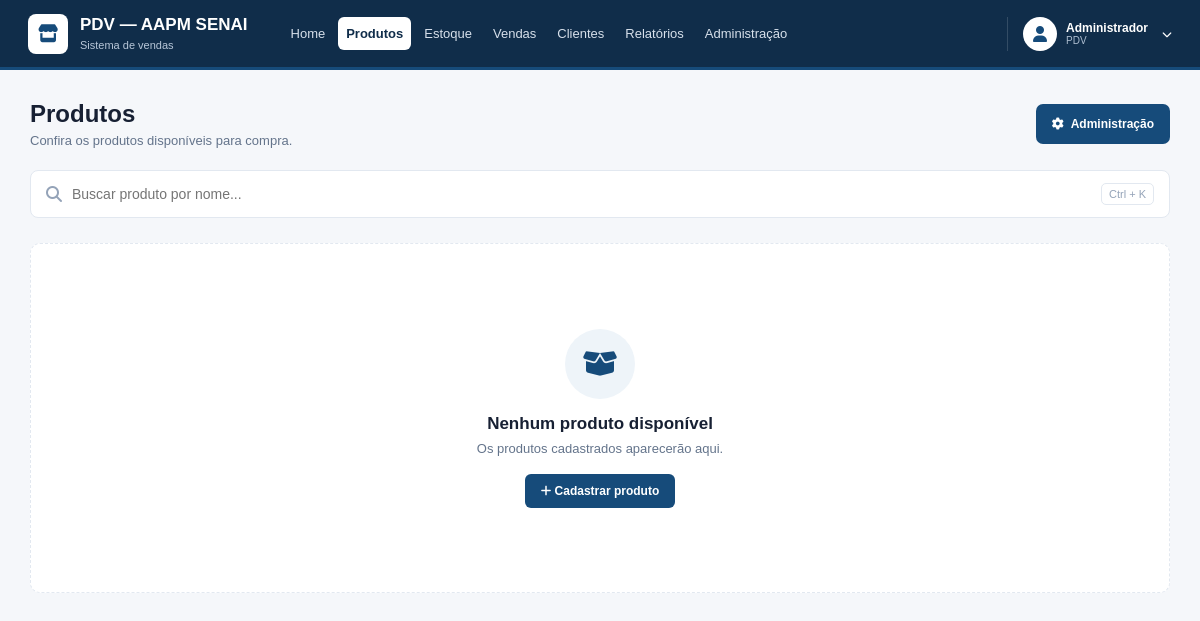
/produtos/ (signed in), run on an earlier commit of the app's database.
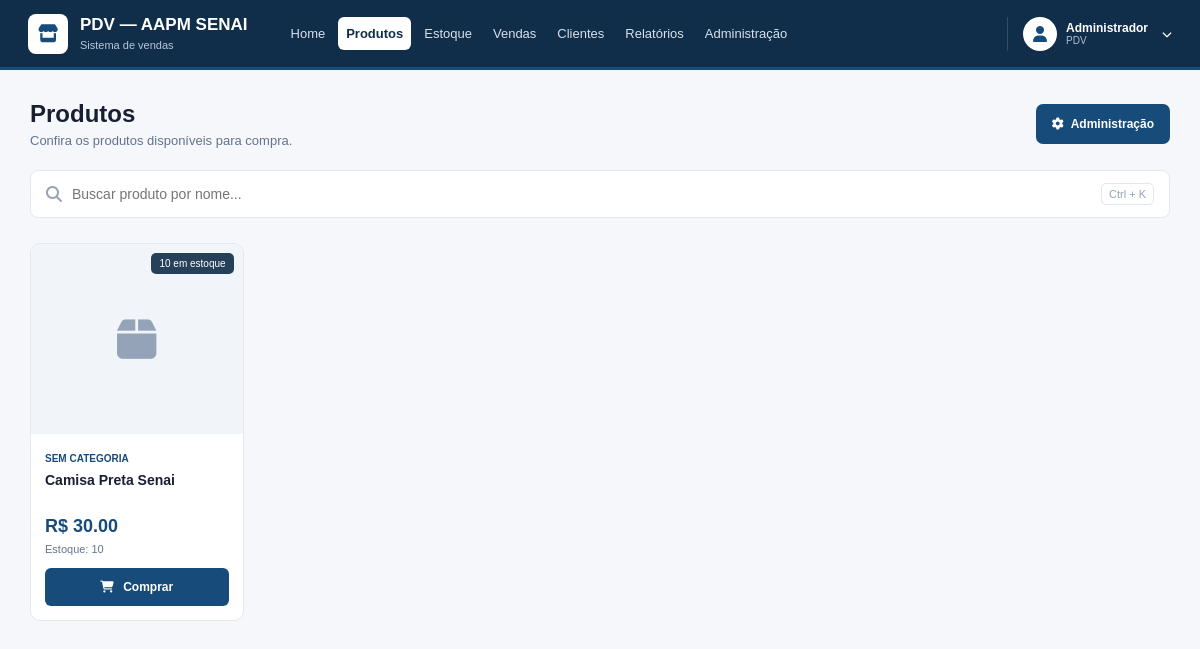
And on a later commit of the database.
### app/models/produto.py (models this page shows, shortened)
class Produto(Base):
    __tablename__ = "produtos"
    id = Column(Integer, primary_key=True, autoincrement=True, index=True)
    nome = Column(String(150), nullable=False, index=True)
    preco = Column(Float, nullable=False, default=0.0)
    estoque_atual = Column(Integer, nullable=False, default=0)
    ativo = Column(Boolean, default=True)
    imagem_path = Column(String(255), nullable=True)
    categoria_id = Column(Integer, ForeignKey("categorias.id", ondelete="SET NULL"), nullable=True )
    categoria = relationship("Categoria", back_populates="produtos")

### app/controllers/produto_controller.py (the view)
@router.get("/")
def listar_produtos(
    request: Request,
    busca: str = "",
    categoria_id: int = 0,       # 0 = todas as categorias
    db: Session = Depends(get_db),
    usuario = Depends(get_usuario_logado)
):
    query = db.query(Produto).filter(Produto.ativo == True)
    if busca:
        query = query.filter(Produto.nome.ilike(f"%{busca}%"))
    if categoria_id:
        query = query.filter(Produto.categoria_id == categoria_id)
    produtos    = query.order_by(Produto.nome).all()
    categorias  = db.query(Categoria).filter(Categoria.ativo == True).all()
    return templates.TemplateResponse(
        request,
        "produtos/index.html",
        {
            "request":      request,
            "usuario":      usuario,
            "produtos":     produtos,
            "categorias":   categorias,
            "busca":        busca,
            "categoria_id": categoria_id,
        }
    )

### app/templates/produtos/index.html (shortened to what the changed rows need)
<!DOCTYPE html>
<html lang="pt-br">
<head>
    <link
        rel="stylesheet"
        href="/static/produtos-css/index.css"
    >
    <link
        rel="stylesheet"
        href="https://cdnjs.cloudflare.com/ajax/libs/font-awesome/6.5.1/css/all.min.css"
    >
</head>
<body>
    <header class="topbar">
        <div class="logo-area">
            <div>
                <h1>PDV — AAPM SENAI</h1>
            </div>
        </div>
    </header>
    <main class="pagina-produtos">
        <section class="pagina-header">
            <div>
                <h2>
                    Produtos
                </h2>
            </div>
        </section>
        <section class="produtos-grid">
            {% for produto in produtos %}
                <article class="produto-card">
                    <div class="produto-imagem">
                        {% if produto.imagem_path %}
                            <img
                                src="/static/{{ produto.imagem_path }}"
                                alt="{{ produto.nome }}"
                                onerror="
                                    this.style.display='none';
                                    this.nextElementSibling.style.display='flex';
                                "
                            >
                            <div
                                class="imagem-sem-produto"
                                style="display:none;"
                            >
                                <i class="fa-solid fa-box"></i>
                            </div>
                        {% else %}
                            <div class="imagem-sem-produto">
                                <i class="fa-solid fa-box"></i>
                            </div>
                        {% endif %}
                        <span class="estoque-tag">
                            {% if produto.estoque_atual > 0 %}
                                {{ produto.estoque_atual }} em estoque
                            {% else %}
                                Sem estoque
                            {% endif %}
                        </span>
                    </div>
                    <div class="produto-conteudo">
                        <span class="produto-categoria">
                            {% if produto.categoria %}
                                {{ produto.categoria.nome }}
                            {% else %}
                                Sem categoria
                            {% endif %}
                        </span>
                        <h3 class="produto-nome">
                            {{ produto.nome }}
                        </h3>
                        <strong class="preco">
                            R$ {{ "%.2f"|format(produto.preco) }}
                        </strong>
                        <span class="estoque">
                            Estoque:
                            {{ produto.estoque_atual }}
                        </span>
                        <button
                            type="button"
                            class="btn-adicionar"
                            data-id="{{ produto.id }}"
                            data-nome="{{ produto.nome }}"
                            data-preco="{{ produto.preco }}"
                            data-estoque="{{ produto.estoque_atual }}"
                        >
                            {% if produto.estoque_atual > 0 %}
                                <i class="fa-solid fa-cart-shopping"></i>
                                Comprar
                            {% else %}
                                Indisponível
                            {% endif %}
                        </button>
                    </div>
                </article>
            {% else %}
                <div class="sem-produtos">
                    <div class="sem-produtos-icone">
                        <i class="fa-solid fa-box-open"></i>
                    </div>
                    <h2>
                        Nenhum produto disponível
                    </h2>
                    <p>
                        Os produtos cadastrados aparecerão aqui.
                    </p>
                    <a
                        href="/produtos/form"
                        class="btn-cadastrar-produto"
                    >
                        <i class="fa-solid fa-plus"></i>
                        Cadastrar produto
                    </a>
                </div>
            {% endfor %}
        </section>
    </main>
</body>
</html>

What changed in the data, as far as the page shows it:
added Produto: estoque_atual "10", nome "Camisa Preta Senai", preco "30.00", shows "Comprar"
Also different on the page:
text no longer shown: "Nenhum produto disponível Os produtos cadastrados aparecerão aqui. Cadastrar produto"
